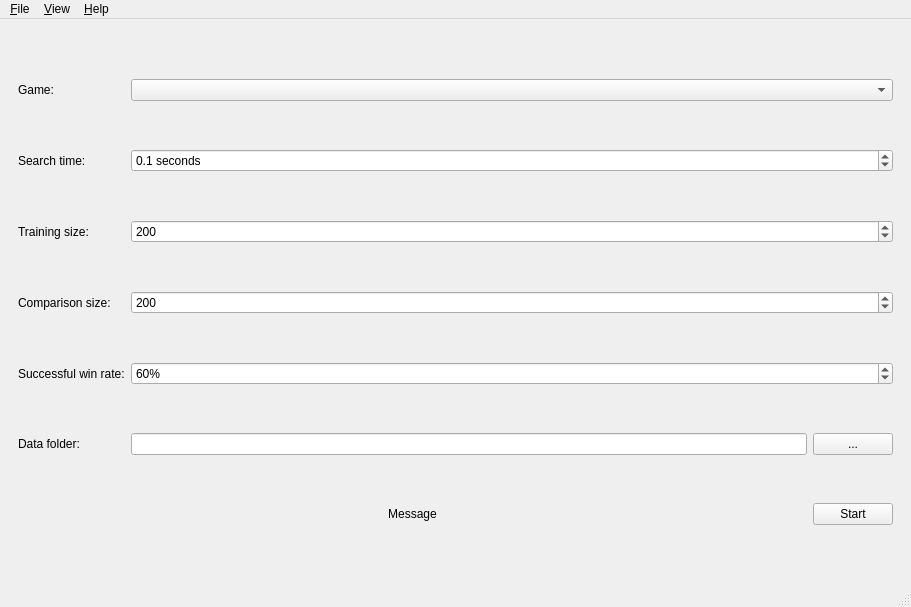
<?xml version="1.0" encoding="UTF-8"?>
<ui version="4.0">
 <class>MainWindow</class>
 <widget class="QMainWindow" name="MainWindow">
  <property name="geometry">
   <rect>
    <x>0</x>
    <y>0</y>
    <width>911</width>
    <height>607</height>
   </rect>
  </property>
  <property name="windowTitle">
   <string>MainWindow</string>
  </property>
  <widget class="QWidget" name="centralwidget">
   <layout class="QVBoxLayout" name="verticalLayout_2">
    <item>
     <widget class="QStackedWidget" name="stacked_widget">
      <property name="currentIndex">
       <number>6</number>
      </property>
      <widget class="QWidget" name="game_page">
       <layout class="QGridLayout" name="gridLayout_3">
        <item row="0" column="1">
         <widget class="QPushButton" name="connect4">
          <property name="sizePolicy">
           <sizepolicy hsizetype="Minimum" vsizetype="MinimumExpanding">
            <horstretch>0</horstretch>
            <verstretch>0</verstretch>
           </sizepolicy>
          </property>
          <property name="text">
           <string>Connect 4</string>
          </property>
         </widget>
        </item>
        <item row="0" column="0">
         <widget class="QPushButton" name="tic_tac_toe">
          <property name="sizePolicy">
           <sizepolicy hsizetype="Minimum" vsizetype="Minimum">
            <horstretch>0</horstretch>
            <verstretch>0</verstretch>
           </sizepolicy>
          </property>
          <property name="text">
           <string>Tic Tac Toe</string>
          </property>
         </widget>
        </item>
        <item row="1" column="0">
         <widget class="QPushButton" name="othello">
          <property name="sizePolicy">
           <sizepolicy hsizetype="Minimum" vsizetype="MinimumExpanding">
            <horstretch>0</horstretch>
            <verstretch>0</verstretch>
           </sizepolicy>
          </property>
          <property name="text">
           <string>Othello</string>
          </property>
         </widget>
        </item>
       </layout>
      </widget>
      <widget class="QWidget" name="players_page">
       <layout class="QVBoxLayout" name="verticalLayout">
        <item>
         <layout class="QGridLayout" name="player_layout" rowstretch="0,0,0,0,0" columnstretch="0,10,1,0,0">
          <item row="2" column="4">
           <widget class="QCheckBox" name="searches_lock2">
            <property name="text">
             <string>Lock</string>
            </property>
           </widget>
          </item>
          <item row="1" column="1">
           <widget class="QComboBox" name="player1">
            <property name="sizePolicy">
             <sizepolicy hsizetype="Preferred" vsizetype="Fixed">
              <horstretch>0</horstretch>
              <verstretch>0</verstretch>
             </sizepolicy>
            </property>
           </widget>
          </item>
          <item row="4" column="0">
           <widget class="QPushButton" name="cancel">
            <property name="text">
             <string>Cancel</string>
            </property>
           </widget>
          </item>
          <item row="1" column="3">
           <widget class="QLabel" name="searches_label1">
            <property name="sizePolicy">
             <sizepolicy hsizetype="Fixed" vsizetype="Preferred">
              <horstretch>0</horstretch>
              <verstretch>0</verstretch>
             </sizepolicy>
            </property>
            <property name="text">
             <string>seconds</string>
            </property>
           </widget>
          </item>
          <item row="2" column="1">
           <widget class="QComboBox" name="player2">
            <property name="sizePolicy">
             <sizepolicy hsizetype="Preferred" vsizetype="Fixed">
              <horstretch>0</horstretch>
              <verstretch>0</verstretch>
             </sizepolicy>
            </property>
           </widget>
          </item>
          <item row="1" column="4">
           <widget class="QCheckBox" name="searches_lock1">
            <property name="text">
             <string>Lock</string>
            </property>
           </widget>
          </item>
          <item row="0" column="0">
           <widget class="QLabel" name="game_label">
            <property name="sizePolicy">
             <sizepolicy hsizetype="Fixed" vsizetype="Fixed">
              <horstretch>0</horstretch>
              <verstretch>0</verstretch>
             </sizepolicy>
            </property>
            <property name="text">
             <string>Game:</string>
            </property>
           </widget>
          </item>
          <item row="0" column="1" colspan="4">
           <widget class="QLabel" name="game_name">
            <property name="text">
             <string>Chosen Game's Name</string>
            </property>
           </widget>
          </item>
          <item row="2" column="3">
           <widget class="QLabel" name="searches_label2">
            <property name="text">
             <string>seconds</string>
            </property>
           </widget>
          </item>
          <item row="1" column="0">
           <widget class="QLabel" name="player_label1">
            <property name="sizePolicy">
             <sizepolicy hsizetype="Fixed" vsizetype="Fixed">
              <horstretch>0</horstretch>
              <verstretch>0</verstretch>
             </sizepolicy>
            </property>
            <property name="text">
             <string>Player 1:</string>
            </property>
           </widget>
          </item>
          <item row="2" column="0">
           <widget class="QLabel" name="player_label2">
            <property name="text">
             <string>Player 2:</string>
            </property>
           </widget>
          </item>
          <item row="3" column="1" colspan="4">
           <widget class="QCheckBox" name="shuffle_players">
            <property name="text">
             <string>Shuffle Player Order</string>
            </property>
           </widget>
          </item>
          <item row="4" column="1" colspan="4">
           <widget class="QPushButton" name="start">
            <property name="text">
             <string>Start</string>
            </property>
           </widget>
          </item>
          <item row="1" column="2">
           <widget class="QDoubleSpinBox" name="search_seconds1">
            <property name="sizePolicy">
             <sizepolicy hsizetype="Minimum" vsizetype="Fixed">
              <horstretch>0</horstretch>
              <verstretch>0</verstretch>
             </sizepolicy>
            </property>
            <property name="decimals">
             <number>1</number>
            </property>
           </widget>
          </item>
          <item row="2" column="2">
           <widget class="QDoubleSpinBox" name="search_seconds2">
            <property name="sizePolicy">
             <sizepolicy hsizetype="Minimum" vsizetype="Fixed">
              <horstretch>0</horstretch>
              <verstretch>0</verstretch>
             </sizepolicy>
            </property>
            <property name="decimals">
             <number>1</number>
            </property>
           </widget>
          </item>
         </layout>
        </item>
       </layout>
      </widget>
      <widget class="QWidget" name="humans_page">
       <layout class="QGridLayout" name="gridLayout">
        <item row="1" column="1">
         <widget class="QPushButton" name="close_humans">
          <property name="sizePolicy">
           <sizepolicy hsizetype="Fixed" vsizetype="Fixed">
            <horstretch>0</horstretch>
            <verstretch>0</verstretch>
           </sizepolicy>
          </property>
          <property name="text">
           <string>OK</string>
          </property>
         </widget>
        </item>
        <item row="0" column="0">
         <widget class="QLabel" name="players_label">
          <property name="text">
           <string>Players</string>
          </property>
         </widget>
        </item>
        <item row="1" column="3">
         <widget class="QPushButton" name="new_human">
          <property name="sizePolicy">
           <sizepolicy hsizetype="Fixed" vsizetype="Fixed">
            <horstretch>0</horstretch>
            <verstretch>0</verstretch>
           </sizepolicy>
          </property>
          <property name="text">
           <string>New</string>
          </property>
         </widget>
        </item>
        <item row="0" column="1" colspan="3">
         <widget class="QTableWidget" name="players_table"/>
        </item>
        <item row="1" column="2">
         <spacer name="spacer">
          <property name="orientation">
           <enum>Qt::Horizontal</enum>
          </property>
          <property name="sizeHint" stdset="0">
           <size>
            <width>40</width>
            <height>20</height>
           </size>
          </property>
         </spacer>
        </item>
       </layout>
      </widget>
      <widget class="QWidget" name="rules_page">
       <layout class="QGridLayout" name="gridLayout_4">
        <item row="0" column="0">
         <widget class="QTextBrowser" name="rules_text"/>
        </item>
        <item row="1" column="0">
         <widget class="QPushButton" name="rules_close">
          <property name="sizePolicy">
           <sizepolicy hsizetype="Fixed" vsizetype="Fixed">
            <horstretch>0</horstretch>
            <verstretch>0</verstretch>
           </sizepolicy>
          </property>
          <property name="text">
           <string>Close</string>
          </property>
         </widget>
        </item>
       </layout>
      </widget>
      <widget class="QWidget" name="display_page">
       <layout class="QGridLayout" name="gridLayout_2">
        <item row="3" column="2">
         <widget class="QPushButton" name="toggle_review">
          <property name="sizePolicy">
           <sizepolicy hsizetype="Fixed" vsizetype="Fixed">
            <horstretch>0</horstretch>
            <verstretch>0</verstretch>
           </sizepolicy>
          </property>
          <property name="text">
           <string>Review / Resume</string>
          </property>
         </widget>
        </item>
        <item row="3" column="1">
         <widget class="QComboBox" name="move_history">
          <property name="sizePolicy">
           <sizepolicy hsizetype="Preferred" vsizetype="Fixed">
            <horstretch>1</horstretch>
            <verstretch>0</verstretch>
           </sizepolicy>
          </property>
         </widget>
        </item>
        <item row="1" column="0" colspan="3">
         <widget class="QTableWidget" name="choices">
          <property name="sizePolicy">
           <sizepolicy hsizetype="Expanding" vsizetype="Preferred">
            <horstretch>0</horstretch>
            <verstretch>0</verstretch>
           </sizepolicy>
          </property>
         </widget>
        </item>
        <item row="3" column="0">
         <widget class="QPushButton" name="resume_here">
          <property name="sizePolicy">
           <sizepolicy hsizetype="Minimum" vsizetype="Fixed">
            <horstretch>0</horstretch>
            <verstretch>0</verstretch>
           </sizepolicy>
          </property>
          <property name="text">
           <string>Resume Here</string>
          </property>
         </widget>
        </item>
        <item row="0" column="0" colspan="3">
         <widget class="QLabel" name="game_display">
          <property name="text">
           <string>Game Display</string>
          </property>
         </widget>
        </item>
       </layout>
      </widget>
      <widget class="QWidget" name="plot_strength_page">
       <layout class="QGridLayout" name="gridLayout_5">
        <item row="6" column="0">
         <widget class="QLabel" name="strength_count_label">
          <property name="text">
           <string>0 games recorded</string>
          </property>
         </widget>
        </item>
        <item row="3" column="0">
         <widget class="QLabel" name="label_2">
          <property name="text">
           <string>Opponent min:</string>
          </property>
         </widget>
        </item>
        <item row="0" column="1" colspan="2">
         <widget class="QComboBox" name="strength_test_game"/>
        </item>
        <item row="6" column="2">
         <widget class="QPushButton" name="reset_strength_test">
          <property name="text">
           <string>Reset</string>
          </property>
         </widget>
        </item>
        <item row="0" column="0">
         <widget class="QLabel" name="label">
          <property name="text">
           <string>Game:</string>
          </property>
         </widget>
        </item>
        <item row="6" column="1">
         <widget class="QPushButton" name="start_strength_test">
          <property name="text">
           <string>Start</string>
          </property>
         </widget>
        </item>
        <item row="2" column="0">
         <widget class="QLabel" name="strengths_label">
          <property name="text">
           <string>Player strengths:</string>
          </property>
         </widget>
        </item>
        <item row="4" column="0">
         <widget class="QLabel" name="label_3">
          <property name="text">
           <string>Opponent max:</string>
          </property>
         </widget>
        </item>
        <item row="2" column="1" colspan="2">
         <widget class="QLineEdit" name="strength_test_strengths">
          <property name="toolTip">
           <string extracomment="List of iteration counts, separated by spaces."/>
          </property>
          <property name="whatsThis">
           <string extracomment="comma-separated list of search counts"/>
          </property>
          <property name="text">
           <string>1 8 64</string>
          </property>
         </widget>
        </item>
        <item row="3" column="1" colspan="2">
         <widget class="QDoubleSpinBox" name="strength_test_min">
          <property name="suffix">
           <string> seconds</string>
          </property>
          <property name="decimals">
           <number>1</number>
          </property>
          <property name="value">
           <double>0.100000000000000</double>
          </property>
         </widget>
        </item>
        <item row="4" column="1" colspan="2">
         <widget class="QDoubleSpinBox" name="strength_test_max">
          <property name="suffix">
           <string> seconds</string>
          </property>
          <property name="decimals">
           <number>1</number>
          </property>
          <property name="maximum">
           <double>9999.899999999999636</double>
          </property>
          <property name="value">
           <double>51.200000000000003</double>
          </property>
         </widget>
        </item>
       </layout>
      </widget>
      <widget class="QWidget" name="training_page">
       <layout class="QGridLayout" name="gridLayout_8">
        <item row="5" column="0">
         <widget class="QLabel" name="label_10">
          <property name="text">
           <string>Data folder:</string>
          </property>
         </widget>
        </item>
        <item row="2" column="0">
         <widget class="QLabel" name="label_7">
          <property name="text">
           <string>Training size:</string>
          </property>
         </widget>
        </item>
        <item row="3" column="0">
         <widget class="QLabel" name="label_8">
          <property name="text">
           <string>Comparison size:</string>
          </property>
         </widget>
        </item>
        <item row="1" column="0">
         <widget class="QLabel" name="label_6">
          <property name="text">
           <string>Search time:</string>
          </property>
         </widget>
        </item>
        <item row="4" column="0">
         <widget class="QLabel" name="label_9">
          <property name="text">
           <string>Successful win rate:</string>
          </property>
         </widget>
        </item>
        <item row="5" column="1">
         <widget class="QLineEdit" name="training_path">
          <property name="readOnly">
           <bool>true</bool>
          </property>
         </widget>
        </item>
        <item row="0" column="0">
         <widget class="QLabel" name="label_5">
          <property name="text">
           <string>Game:</string>
          </property>
         </widget>
        </item>
        <item row="5" column="2">
         <widget class="QPushButton" name="training_open">
          <property name="text">
           <string>...</string>
          </property>
         </widget>
        </item>
        <item row="4" column="1" colspan="2">
         <widget class="QSpinBox" name="training_win_rate">
          <property name="suffix">
           <string>%</string>
          </property>
          <property name="maximum">
           <number>100</number>
          </property>
          <property name="value">
           <number>60</number>
          </property>
         </widget>
        </item>
        <item row="3" column="1" colspan="2">
         <widget class="QSpinBox" name="training_comparison">
          <property name="maximum">
           <number>9999999</number>
          </property>
          <property name="value">
           <number>200</number>
          </property>
         </widget>
        </item>
        <item row="2" column="1" colspan="2">
         <widget class="QSpinBox" name="training_size">
          <property name="maximum">
           <number>9999999</number>
          </property>
          <property name="value">
           <number>200</number>
          </property>
         </widget>
        </item>
        <item row="1" column="1" colspan="2">
         <widget class="QDoubleSpinBox" name="training_time">
          <property name="toolTip">
           <string extracomment="MCTS search time"/>
          </property>
          <property name="suffix">
           <string> seconds</string>
          </property>
          <property name="decimals">
           <number>1</number>
          </property>
          <property name="value">
           <double>0.100000000000000</double>
          </property>
         </widget>
        </item>
        <item row="0" column="1" colspan="2">
         <widget class="QComboBox" name="training_game"/>
        </item>
        <item row="6" column="2">
         <widget class="QPushButton" name="training_start">
          <property name="text">
           <string>Start</string>
          </property>
         </widget>
        </item>
        <item row="6" column="0" colspan="2">
         <widget class="QLabel" name="training_message">
          <property name="text">
           <string>Message</string>
          </property>
          <property name="alignment">
           <set>Qt::AlignCenter</set>
          </property>
         </widget>
        </item>
       </layout>
      </widget>
      <widget class="QWidget" name="plot_strength_display_page">
       <layout class="QGridLayout" name="gridLayout_7"/>
      </widget>
      <widget class="QWidget" name="plot_history_page">
       <layout class="QGridLayout" name="gridLayout_6" columnstretch="1,8">
        <item row="0" column="0">
         <widget class="QLabel" name="label_4">
          <property name="text">
           <string>Game:</string>
          </property>
         </widget>
        </item>
        <item row="0" column="1">
         <widget class="QComboBox" name="history_game"/>
        </item>
       </layout>
      </widget>
     </widget>
    </item>
   </layout>
  </widget>
  <widget class="QMenuBar" name="menubar">
   <property name="geometry">
    <rect>
     <x>0</x>
     <y>0</y>
     <width>911</width>
     <height>22</height>
    </rect>
   </property>
   <widget class="QMenu" name="menu_file">
    <property name="title">
     <string>&amp;File</string>
    </property>
    <widget class="QMenu" name="menu_new">
     <property name="title">
      <string>&amp;New</string>
     </property>
     <addaction name="action_game"/>
     <addaction name="action_comparison"/>
     <addaction name="action_plot"/>
     <addaction name="action_strength_test"/>
     <addaction name="action_training"/>
    </widget>
    <addaction name="menu_new"/>
    <addaction name="action_open"/>
    <addaction name="action_save"/>
    <addaction name="action_save_log"/>
    <addaction name="action_new_db"/>
    <addaction name="action_open_db"/>
   </widget>
   <widget class="QMenu" name="menu_view">
    <property name="title">
     <string>&amp;View</string>
    </property>
    <addaction name="action_coordinates"/>
   </widget>
   <widget class="QMenu" name="menu_help">
    <property name="title">
     <string>&amp;Help</string>
    </property>
    <widget class="QMenu" name="menu_rules">
     <property name="title">
      <string>&amp;Rules</string>
     </property>
    </widget>
    <addaction name="action_about"/>
    <addaction name="menu_rules"/>
   </widget>
   <addaction name="menu_file"/>
   <addaction name="menu_view"/>
   <addaction name="menu_help"/>
  </widget>
  <widget class="QStatusBar" name="statusbar"/>
  <action name="action_open">
   <property name="text">
    <string>&amp;Open...</string>
   </property>
   <property name="visible">
    <bool>false</bool>
   </property>
  </action>
  <action name="action_comparison">
   <property name="text">
    <string>&amp;Comparison</string>
   </property>
   <property name="visible">
    <bool>false</bool>
   </property>
  </action>
  <action name="action_plot">
   <property name="text">
    <string>&amp;Plot</string>
   </property>
  </action>
  <action name="action_game">
   <property name="text">
    <string>&amp;Game</string>
   </property>
  </action>
  <action name="action_save">
   <property name="text">
    <string>&amp;Save...</string>
   </property>
   <property name="visible">
    <bool>false</bool>
   </property>
  </action>
  <action name="action_save_log">
   <property name="text">
    <string>Save &amp;Log...</string>
   </property>
   <property name="visible">
    <bool>false</bool>
   </property>
  </action>
  <action name="action_coordinates">
   <property name="checkable">
    <bool>true</bool>
   </property>
   <property name="text">
    <string>Coordinates</string>
   </property>
  </action>
  <action name="action_about">
   <property name="text">
    <string>&amp;About...</string>
   </property>
  </action>
  <action name="action_new_db">
   <property name="text">
    <string>New Player &amp;Database...</string>
   </property>
  </action>
  <action name="action_open_db">
   <property name="text">
    <string>&amp;Open Player Database...</string>
   </property>
  </action>
  <action name="action_strength_test">
   <property name="text">
    <string>&amp;Strength Test</string>
   </property>
  </action>
  <action name="action_training">
   <property name="text">
    <string>&amp;Training</string>
   </property>
  </action>
 </widget>
 <tabstops>
  <tabstop>training_game</tabstop>
  <tabstop>training_time</tabstop>
  <tabstop>training_size</tabstop>
  <tabstop>training_comparison</tabstop>
  <tabstop>training_win_rate</tabstop>
  <tabstop>training_path</tabstop>
  <tabstop>training_open</tabstop>
  <tabstop>training_start</tabstop>
  <tabstop>shuffle_players</tabstop>
  <tabstop>start</tabstop>
  <tabstop>search_seconds1</tabstop>
  <tabstop>search_seconds2</tabstop>
  <tabstop>close_humans</tabstop>
  <tabstop>new_human</tabstop>
  <tabstop>players_table</tabstop>
  <tabstop>rules_text</tabstop>
  <tabstop>rules_close</tabstop>
  <tabstop>toggle_review</tabstop>
  <tabstop>move_history</tabstop>
  <tabstop>choices</tabstop>
  <tabstop>resume_here</tabstop>
  <tabstop>strength_test_game</tabstop>
  <tabstop>reset_strength_test</tabstop>
  <tabstop>start_strength_test</tabstop>
  <tabstop>strength_test_strengths</tabstop>
  <tabstop>strength_test_min</tabstop>
  <tabstop>strength_test_max</tabstop>
  <tabstop>history_game</tabstop>
  <tabstop>connect4</tabstop>
  <tabstop>tic_tac_toe</tabstop>
  <tabstop>othello</tabstop>
  <tabstop>searches_lock2</tabstop>
  <tabstop>player1</tabstop>
  <tabstop>searches_lock1</tabstop>
  <tabstop>cancel</tabstop>
  <tabstop>player2</tabstop>
 </tabstops>
 <resources/>
 <connections/>
</ui>
